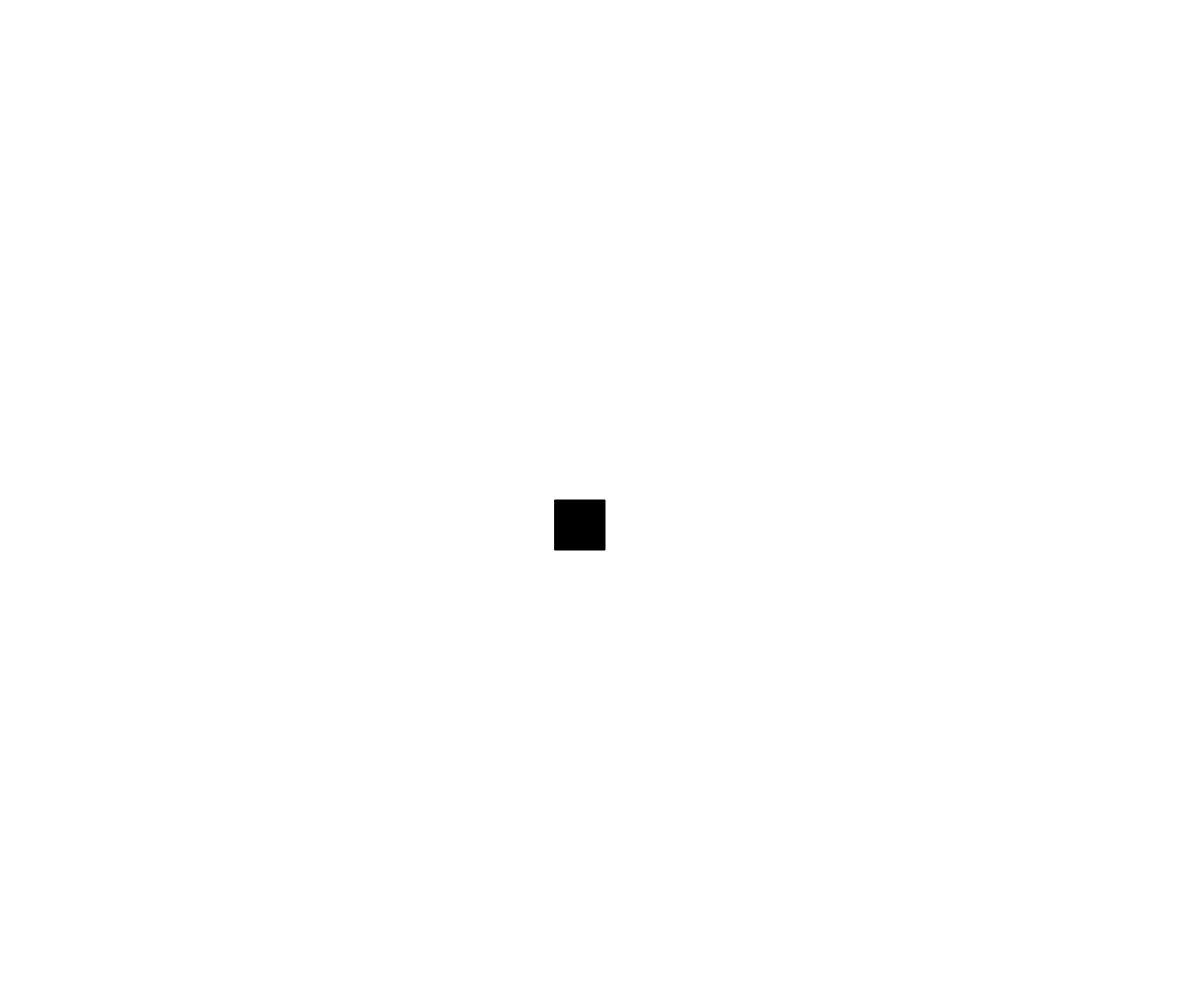
Frame 1 (no input)
Frame 60 (no input): identical to frame 1, image omitted
Frame 120 (the mouse pressed at the canvas centre since frame 60): identical to frame 1, image omitted

The p5.js sketch that drew this single still picture (run headless with seeded random() and noise() and a simulated clock; from frame 60 on, the mouse is pressed at the canvas centre):

// p5.js sketch
// ── sketch.js
// Cool Stuff
// Kyle Doerksen
// February 5th


let x = 555;
let y = 500;
let value = 0;


function man(){
  fill(value);
  rect(x,y,50,50);
}

function setup() {
  createCanvas(windowWidth, windowHeight);

}

function draw() {
  background(255);
  man(x,y);
  if(keyCode === RIGHT_ARROW){
    x = x + 1;
  }
  if(keyCode === LEFT_ARROW){
    x = x - 1;
  }
}
